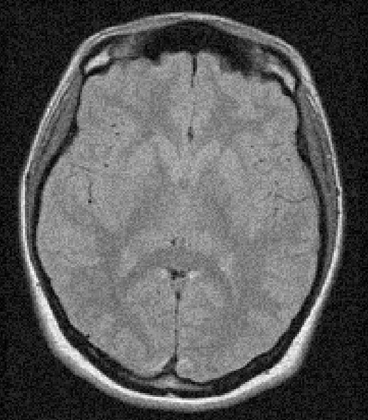
%> input picture Task5_Frequency_Filtering/brain_CT_noisy.bmp, 368 x 420 px, shrunk from 560 x 640 before the run
$ octave --eval "Lab5_IdealFilters;"   (GNU Octave 9; MATLAB toolbox functions it lacks are replaced by stand-ins)
%> lines starting %> are read from the running program, lines starting %| are printed output that depends on the picture; in (x1, y1, x2, y2) boxes, pixels count from 0 and x2, y2 are one past the last pixel; in counts of white or black regions, pixels touching at a corner belong together; the program's own positions count from 1
function []=Lab5_IdealFilters()
clc;close all;
format short g
% A=loadImage('AA1a.BMP');
A=loadImage('brain_CT_noisy.bmp');
%> in loadImage, im is the input picture: size 420x368x3 uint8; mean R, G, B 91.2, 91.2, 91.2
A=double(A);
[A]=imNormalize(A,256);
%> in imNormalize, `mn=min(A(:))`: mn = 0
%> in imNormalize, `mx=max(A(:))`: mx = 255
M=size(A,1);
%> M = 420
N=size(A,2);
%> N = 368
Flength=round(sqrt(M^2+N^2))
%> Flength = 558

type=3; %1:LP,2:HP,3:BR,4:BP

switch (type)
    case 1
        lowhigh=1;fco=round(Flength*0.25);trans=0;
        w=0;enh=0.0;
        sText=' Ideal LP filter';
        WC=130;WW=180;
    case 2
        lowhigh=2;fco=round(Flength*0.3);
        trans=round(Flength/20);
        w=0;enh=0.4;
        sText=' Ideal HP filter';
        WC=80;WW=200;
    case 3
        A=loadImage('testNoise.bmp');
%> call 2 of loadImage, with imName = 'testNoise.bmp'
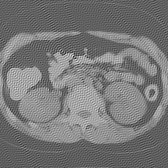
%> input picture Task5_Frequency_Filtering/testNoise.bmp, 168 x 168 px, shrunk from 256 x 256 before the run
%> in loadImage, im is the input picture: size 168x168 uint8; min 30, max 225, mean 119.1
        A=double(A);
%> A: size 168x168 double
        [A]=imNormalize(A,256);
        M=size(A,1);
%> M = 168
        N=size(A,2);
%> N = 168
        Flength=round(sqrt(M^2+N^2));
%> Flength = 238
        x=size(A,1);
%> x = 168
        lowhigh=3;fco=0;enh=0.0;
        w=15;trans=N*0.3;
%> after `trans=N*0.3`: trans = 50.4
        sText=' Ideal BR filter';
        WC=130;WW=200;
    case 4
        lowhigh=4;fco=round(Flength*0.01)
        %το κέντρο του παραθύρου
        trans=round(Flength/4)
        %εύρος του παράθυρου
        w=round(Flength/3)
        enh=0.7;
        sText=' Ideal BP filter';
        WC=130;WW=200;
end

[fh]=Ideal(Flength,fco,lowhigh,enh,trans,w);

%SXEDIASMOS DIDIASTATOY FILTROY KAI FILTRARISMA EIKONAS A
[FH]=from1dTo2dFilter(A,fh);
[B]=filterImage(A,FH);
[B]=imNormalize(B,256);
%APEIKONISH APOTELESMATAWN
[B]=APLO_PARA8YRO(B,WW,WC,255,256);
figure('units','normalized','outerposition',[0.25 0.25 0.5 0.7])
subplot(2,2,1);imshow(uint8(A),[]);title('ARXIKH EIKONA');
subplot(2,2,2);imshow(uint8(B),[]);title('FILTRARISMENH EIKONA');

%APEIKONISH FILTPOY SE 1-DIASTASH
subplot(2,2,3);plot(fh,'color','red','linewidth',3);hold on;

stem(Flength/2,1 ,'m','linewidth',3, 'linestyle','--');
title(['1-D FILTRO' ':' sText]);grid on;
text(Flength/2,0.1,'M/2','color','b','fontsize',12);
axis([0 Flength 0 1.05]);
s=['filter: ' sText]
legend(s, 'axis of symmetry','location','northoutside')

%APEIKONISH 2-DIASTATOY FASMATOS FILTROY
subplot(2,2,4);imshow(FH);
title(['2-D FILTRO' ':' sText]);


%-----------------------------------
%-----------FUNCTIONS---------------
%-----------------------------------
function  [B]=imNormalize(A,tones)
mn=min(A(:));mx=max(A(:));
B=(tones-1)*(A-mn)/(mx-mn);

%------------------------------------------------
function [fh]=Ideal(N,fco,lowhigh,enh,trans,w)
%> called with N = 238, fco = 0, lowhigh = 3, enh = 0, trans = 50.4, w = 15
if(rem(N,2)==0)
    L=round(N/2+1);M=round((N/2)+2);
%> after `L=round(N/2+1)`: L = 120
%> after `M=round((N/2)+2)`: M = 121
else
    L=round(N/2); M=round((N/2)+1);
end
switch lowhigh
    case 1
        fh=ones(L,1);
        for k=fco:L-1
            fh(k+1)=0+enh;%Exp LP
        end
    case 2
        fh=zeros(L,1)+enh;
        for k=fco:L-1
            fh(k+1)=1;%Exp HP
        end
    case 3%BandReject
        d=trans;
%> d = 50.4
        fh=ones(N,1);
        for k=round(d-w/2):round(d+w/2)
            fh(k+1)=0+enh;%Ideal BR
        end
    case 4%Band Pass
        d=trans;
        fh=zeros(N,1)+enh;
        for k=round(d-w/2):round(d+w/2)
            fh(k+1)=1;%Ideal BR
        end
end

for k=M-1:N-1
    fh(k+1) = fh(N+1-k);
end;%//i.e. mirror N/2..N-1
fh=fh./max(fh);

%----------------------------------
function [y]=filterImage(A,FH)
FA=fft2(A);
FY=(FA).*fftshift(FH);%METATOPISH GIATI TO FILTRO EXEI SXEDIASTEI
% METATOPISMENO STO N/2,N/2
y=(abs(ifft2(FY)));

%----------------------------------------
function [FH]=from1dTo2dFilter(A,fh)
y=size(A,1);x=size(A,2);
%> after `y=size(A,1)`: y = 168
%> after `x=size(A,2)`: x = 168
N=length(fh);
%> N = 238
z=1:length(fh);
%> z = 238 values from 1 to 238
mx=0;
FH=zeros(y,x);
for k=1:y
    for m=1:x
        K=y/2-k+1;
        M=x/2-m+1;
        ir = round(( K^2 +M^2 )^0.5);
        FH(k,m)=fh(ir+1);
    end
end
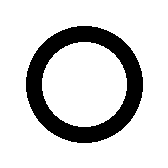
%> FH: size 168x168 double; values 0 (black) and 1 (white), 82.1% white; 1 black region, box (x1, y1, x2, y2) and area: (26, 26, 143, 143) 5060
%> call 3 of imNormalize, with tones = 256
%> in imNormalize (call 3), `mn=min(A(:))`: mn = 9.54
%> in imNormalize (call 3), `mx=max(A(:))`: mx = 248.7
%> in imNormalize (call 3), `B=(tones-1)*(A-mn)/(mx-mn);`:
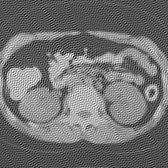
%> B: size 168x168 double; min 0, max 255, mean 114.1

%------------------------------------------
function [im]=loadImage(imName)
if(imName(end-1:end) == 'cm')
    im = dicomread(imName);
else
    im = imread(imName);
end
if (size(im,3)>1)
    im=rgb2gray(im);
else
    im=im;
end
%-------------------------------------------------------
%--------------SYNARTHSH: APLO PARA8YRO----------------
%-------------------------------------------------------
function [im1]=APLO_PARA8YRO(im,WW,WC,image_depth,tones)
%> called with WW = 200, WC = 130, image_depth = 255, tones = 256
N=size(im,1);
M=size(im,2);
Vb=(2.0*WC+WW)/2.0;if(Vb>image_depth), Vb=image_depth;end;
Va=Vb-WW; if(Va<0), Va=0;end;
for i=1:N
    for j=1:M
        Vm=im(i,j);
        if (Vm<Va), t=0; end;
        if (Vm>Vb), t=tones-1;end;

        if ( Vm>=Va && Vm<=Vb)
            t=((tones-1)*(Vm-Va))/(Vb-Va);
        end;
        im1(i,j)=round(t);
    end;
end;
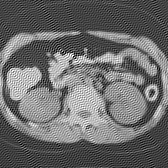
%> im1: size 168x168 double; min 0, max 255, mean 107.3
%> after the loop, t = 67.62
%> `Lab5_IdealFilters;`:
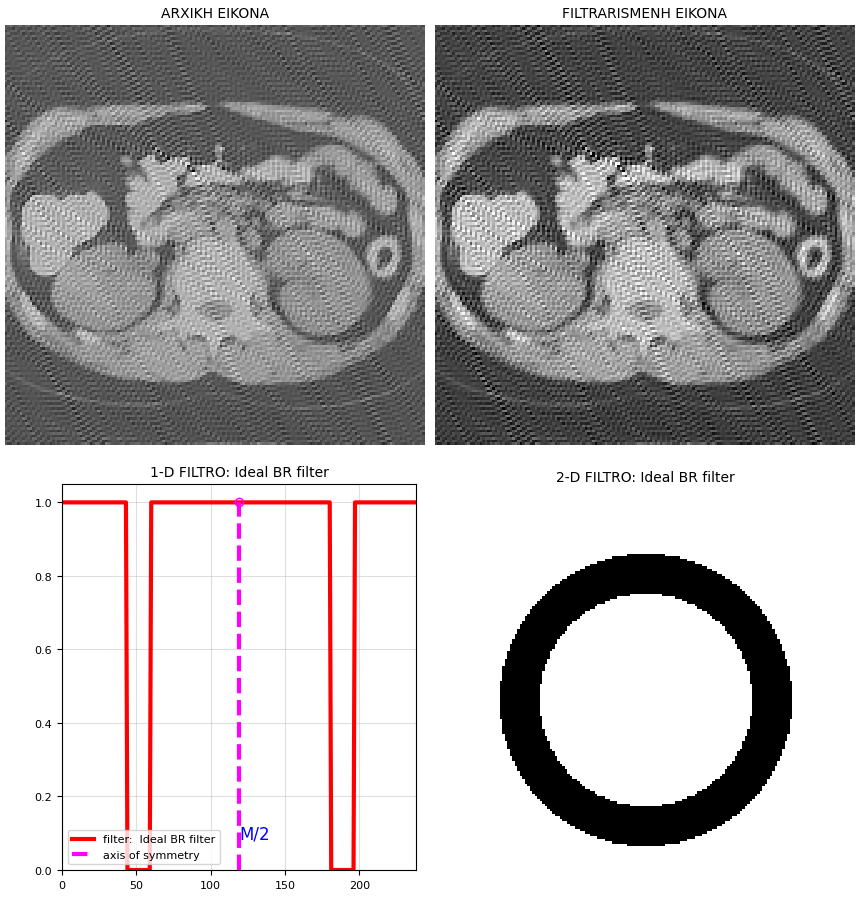
%> figure redrawn from the program's plot data, 4 panels
